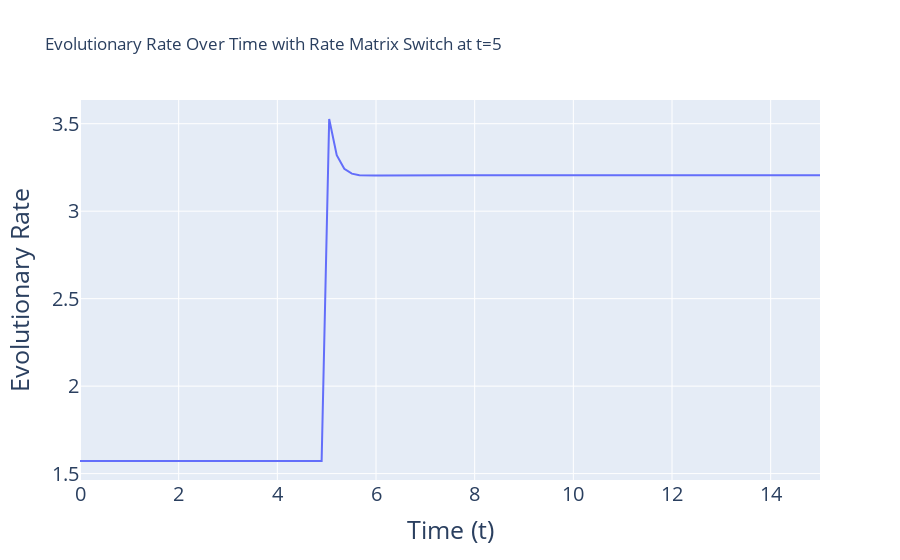

Write notebook code for a chart like this one.
### Code cell
# Create the plot
fig3 = px.line(x=t_range, y=mu_values, labels={'x': 'Time (t)', 'y': 'Evolutionary Rate'}, title='Evolutionary Rate Over Time with Rate Matrix Switch at t=5')

fig3.update_layout(
    xaxis=dict(
        title_font=dict(size=25),
        tickfont=dict(size=20),
    ),
    yaxis=dict(
        title_font=dict(size=25),
        tickfont=dict(size=20),
    )
)

# Show the plot
fig3.show()

### Figure 1 — Plotly figure (JSON) as saved in the notebook; plotly's stock layout.template omitted (floating-point values rounded to 4 significant figures)
{"data": [{"hovertemplate": "Time (t)=%{x}<br>Evolutionary Rate=%{y}<extra></extra>", "legendgroup": "", "line": {"color": "#636efa", "dash": "solid"}, "marker": {"symbol": "circle"}, "mode": "lines", "name": "", "orientation": "v", "showlegend": false, "type": "scatter", "x": [0, 0.1531, 0.3061, 0.4592, 0.6122, 0.7653, 0.9184, 1.071, 1.224, 1.378, 1.531, 1.684, 1.837, 1.99, 2.143, 2.296, 2.449, 2.602, 2.755, 2.908, 3.061, 3.214, 3.367, 3.52, 3.673, 3.827, 3.98, 4.133, 4.286, 4.439, 4.592, 4.745, 4.898, 5.051, 5.204, 5.357, 5.51, 5.663, 5.816, 5.969, 6.122, 6.276, 6.429, 6.582, 6.735, 6.888, 7.041, 7.194, 7.347, 7.5, 7.653, 7.806, 7.959, 8.112, 8.265, 8.418, 8.571, 8.724, 8.878, 9.031, 9.184, 9.337, 9.49, 9.643, 9.796, 9.949, 10.1, 10.26, 10.41, 10.56, 10.71, 10.87, 11.02, 11.17, 11.33, 11.48, 11.63, 11.79, 11.94, 12.09, 12.24, 12.4, 12.55, 12.7, 12.86, 13.01, 13.16, 13.32, 13.47, 13.62, 13.78, 13.93, 14.08, 14.23, 14.39, 14.54, 14.69, 14.85, 15], "xaxis": "x", "y": [1.572, 1.572, 1.572, 1.572, 1.572, 1.572, 1.572, 1.572, 1.572, 1.572, 1.572, 1.572, 1.572, 1.572, 1.572, 1.572, 1.572, 1.572, 1.572, 1.572, 1.572, 1.572, 1.572, 1.572, 1.572, 1.572, 1.572, 1.572, 1.572, 1.572, 1.572, 1.572, 1.572, 3.527, 3.32, 3.242, 3.214, 3.206, 3.203, 3.204, 3.204, 3.205, 3.205, 3.205, 3.206, 3.206, 3.206, 3.206, 3.206, 3.206, 3.206, 3.206, 3.206, 3.206, 3.206, 3.206, 3.206, 3.206, 3.206, 3.206, 3.206, 3.206, 3.206, 3.206, 3.206, 3.206, 3.206, 3.206, 3.206, 3.206, 3.206, 3.206, 3.206, 3.206, 3.206, 3.206, 3.206, 3.206, 3.206, 3.206, 3.206, 3.206, 3.206, 3.206, 3.206, 3.206, 3.206, 3.206, 3.206, 3.206, 3.206, 3.206, 3.206, 3.206, 3.206, 3.206, 3.206, 3.206, 3.206], "yaxis": "y"}], "layout": {"legend": {"tracegroupgap": 0}, "title": {"text": "Evolutionary Rate Over Time with Rate Matrix Switch at t=5"}, "xaxis": {"anchor": "y", "domain": [0, 1], "tickfont": {"size": 20}, "title": {"font": {"size": 25}, "text": "Time (t)"}}, "yaxis": {"anchor": "x", "domain": [0, 1], "tickfont": {"size": 20}, "title": {"font": {"size": 25}, "text": "Evolutionary Rate"}}}}
